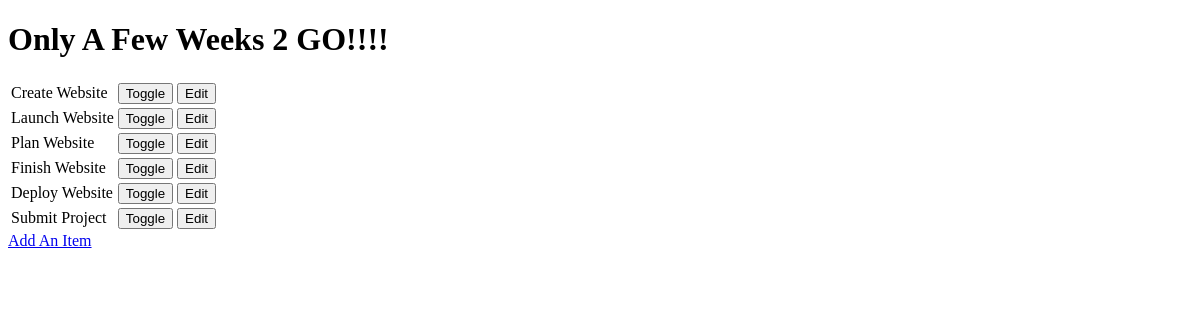
Before: / with the older database file.
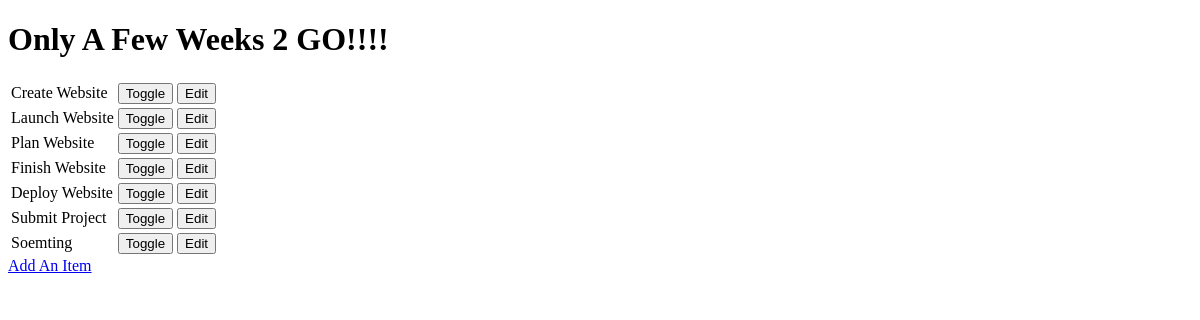
After: the same page with the newer database file.
### mp/models.py (models this page shows, shortened)
class Item(models.Model):
    name = models.CharField(max_length=30, blank=False)
    done = models.BooleanField(blank=False, default=False)

### mp/views.py (the view)
# urls.py: url(r'^$', get_mp_list),
def get_mp_list(request):
    results = Item.objects.all()
    return render(request, "mp_list.html", {'items': results})

### mp/templates/mp_list.html (shortened to what this page needs)
<!DOCTYPE html>
<html lang="en">
<head>
</head>
<body>
     <h1>Only A Few Weeks 2 GO!!!!</h1>
     <table>
        {% for item in items %}
        <tr>
            {% if item.done %}
            <td><strike>{{ item.name }}</strike></td>
            {% else %}
            <td>{{ item.name }}</td>
            {% endif %}
            <td>
               <form method="POST" action="toggle/{{ item.id }}">{% csrf_token %}<input type="submit" value="Toggle"></form>
            </td>
            <td>
                <form method="GET" action="edit/{{ item.id }}"><input type="submit" value="Edit"></form>
            </td>
        </tr>
        {% empty %}
        <p>No Task Remaining</p>
        {% endfor %}
     </table>
     <a href="add">Add An Item</a>
</body>
</html>

Changed rows visible on the page:
added Item: name "Soemting"
